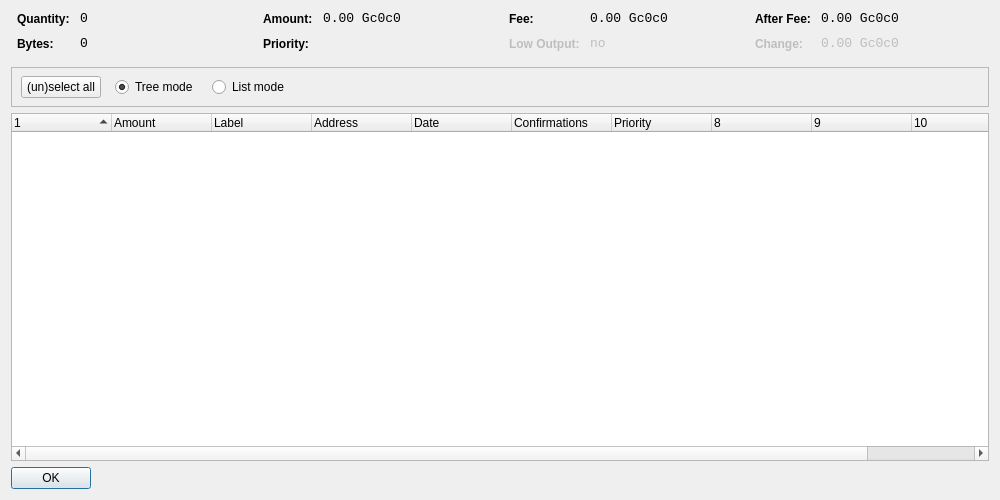
<?xml version="1.0" encoding="UTF-8"?>
<ui version="4.0">
 <class>CoinControlDialog</class>
 <widget class="QDialog" name="CoinControlDialog">
  <property name="geometry">
   <rect>
    <x>0</x>
    <y>0</y>
    <width>1000</width>
    <height>500</height>
   </rect>
  </property>
  <property name="windowTitle">
   <string>Coin Control</string>
  </property>
  <layout class="QVBoxLayout" name="verticalLayout">
   <item>
    <layout class="QHBoxLayout" name="horizontalLayoutTop" stretch="0,0,0,0">
     <property name="topMargin">
      <number>0</number>
     </property>
     <property name="bottomMargin">
      <number>10</number>
     </property>
     <item>
      <layout class="QFormLayout" name="formLayoutCoinControl1">
       <property name="horizontalSpacing">
        <number>10</number>
       </property>
       <property name="verticalSpacing">
        <number>10</number>
       </property>
       <property name="leftMargin">
        <number>6</number>
       </property>
       <property name="rightMargin">
        <number>6</number>
       </property>
       <item row="0" column="0">
        <widget class="QLabel" name="labelCoinControlQuantityText">
         <property name="styleSheet">
          <string notr="true">font-weight:bold;</string>
         </property>
         <property name="text">
          <string>Quantity:</string>
         </property>
        </widget>
       </item>
       <item row="0" column="1">
        <widget class="QLabel" name="labelCoinControlQuantity">
         <property name="font">
          <font>
           <family>Monospace</family>
           <pointsize>10</pointsize>
          </font>
         </property>
         <property name="cursor">
          <cursorShape>IBeamCursor</cursorShape>
         </property>
         <property name="contextMenuPolicy">
          <enum>Qt::ActionsContextMenu</enum>
         </property>
         <property name="text">
          <string notr="true">0</string>
         </property>
         <property name="textInteractionFlags">
          <set>Qt::LinksAccessibleByMouse|Qt::TextSelectableByKeyboard|Qt::TextSelectableByMouse</set>
         </property>
        </widget>
       </item>
       <item row="1" column="0">
        <widget class="QLabel" name="labelCoinControlBytesText">
         <property name="styleSheet">
          <string notr="true">font-weight:bold;</string>
         </property>
         <property name="text">
          <string>Bytes:</string>
         </property>
        </widget>
       </item>
       <item row="1" column="1">
        <widget class="QLabel" name="labelCoinControlBytes">
         <property name="font">
          <font>
           <family>Monospace</family>
           <pointsize>10</pointsize>
          </font>
         </property>
         <property name="cursor">
          <cursorShape>IBeamCursor</cursorShape>
         </property>
         <property name="contextMenuPolicy">
          <enum>Qt::ActionsContextMenu</enum>
         </property>
         <property name="text">
          <string notr="true">0</string>
         </property>
         <property name="textInteractionFlags">
          <set>Qt::LinksAccessibleByMouse|Qt::TextSelectableByKeyboard|Qt::TextSelectableByMouse</set>
         </property>
        </widget>
       </item>
      </layout>
     </item>
     <item>
      <layout class="QFormLayout" name="formLayoutCoinControl2">
       <property name="horizontalSpacing">
        <number>10</number>
       </property>
       <property name="verticalSpacing">
        <number>10</number>
       </property>
       <property name="leftMargin">
        <number>6</number>
       </property>
       <property name="rightMargin">
        <number>6</number>
       </property>
       <item row="0" column="0">
        <widget class="QLabel" name="labelCoinControlAmountText">
         <property name="styleSheet">
          <string notr="true">font-weight:bold;</string>
         </property>
         <property name="text">
          <string>Amount:</string>
         </property>
        </widget>
       </item>
       <item row="0" column="1">
        <widget class="QLabel" name="labelCoinControlAmount">
         <property name="font">
          <font>
           <family>Monospace</family>
           <pointsize>10</pointsize>
          </font>
         </property>
         <property name="cursor">
          <cursorShape>IBeamCursor</cursorShape>
         </property>
         <property name="contextMenuPolicy">
          <enum>Qt::ActionsContextMenu</enum>
         </property>
         <property name="text">
          <string notr="true">0.00 Gc0c0</string>
         </property>
         <property name="textInteractionFlags">
          <set>Qt::LinksAccessibleByMouse|Qt::TextSelectableByKeyboard|Qt::TextSelectableByMouse</set>
         </property>
        </widget>
       </item>
       <item row="1" column="0">
        <widget class="QLabel" name="labelCoinControlPriorityText">
         <property name="styleSheet">
          <string notr="true">font-weight:bold;</string>
         </property>
         <property name="text">
          <string>Priority:</string>
         </property>
        </widget>
       </item>
       <item row="1" column="1">
        <widget class="QLabel" name="labelCoinControlPriority">
         <property name="font">
          <font>
           <family>Monospace</family>
           <pointsize>10</pointsize>
          </font>
         </property>
         <property name="cursor">
          <cursorShape>IBeamCursor</cursorShape>
         </property>
         <property name="contextMenuPolicy">
          <enum>Qt::ActionsContextMenu</enum>
         </property>
         <property name="text">
          <string/>
         </property>
         <property name="textInteractionFlags">
          <set>Qt::LinksAccessibleByMouse|Qt::TextSelectableByKeyboard|Qt::TextSelectableByMouse</set>
         </property>
        </widget>
       </item>
      </layout>
     </item>
     <item>
      <layout class="QFormLayout" name="formLayoutCoinControl3">
       <property name="horizontalSpacing">
        <number>10</number>
       </property>
       <property name="verticalSpacing">
        <number>10</number>
       </property>
       <property name="leftMargin">
        <number>6</number>
       </property>
       <property name="rightMargin">
        <number>6</number>
       </property>
       <item row="0" column="0">
        <widget class="QLabel" name="labelCoinControlFeeText">
         <property name="styleSheet">
          <string notr="true">font-weight:bold;</string>
         </property>
         <property name="text">
          <string>Fee:</string>
         </property>
        </widget>
       </item>
       <item row="0" column="1">
        <widget class="QLabel" name="labelCoinControlFee">
         <property name="font">
          <font>
           <family>Monospace</family>
           <pointsize>10</pointsize>
          </font>
         </property>
         <property name="cursor">
          <cursorShape>IBeamCursor</cursorShape>
         </property>
         <property name="contextMenuPolicy">
          <enum>Qt::ActionsContextMenu</enum>
         </property>
         <property name="text">
          <string notr="true">0.00 Gc0c0</string>
         </property>
         <property name="textInteractionFlags">
          <set>Qt::LinksAccessibleByMouse|Qt::TextSelectableByKeyboard|Qt::TextSelectableByMouse</set>
         </property>
        </widget>
       </item>
       <item row="1" column="0">
        <widget class="QLabel" name="labelCoinControlLowOutputText">
         <property name="enabled">
          <bool>false</bool>
         </property>
         <property name="styleSheet">
          <string notr="true">font-weight:bold;</string>
         </property>
         <property name="text">
          <string>Low Output:</string>
         </property>
        </widget>
       </item>
       <item row="1" column="1">
        <widget class="QLabel" name="labelCoinControlLowOutput">
         <property name="enabled">
          <bool>false</bool>
         </property>
         <property name="font">
          <font>
           <family>Monospace</family>
           <pointsize>10</pointsize>
          </font>
         </property>
         <property name="cursor">
          <cursorShape>IBeamCursor</cursorShape>
         </property>
         <property name="contextMenuPolicy">
          <enum>Qt::ActionsContextMenu</enum>
         </property>
         <property name="text">
          <string notr="true">no</string>
         </property>
         <property name="textInteractionFlags">
          <set>Qt::LinksAccessibleByMouse|Qt::TextSelectableByKeyboard|Qt::TextSelectableByMouse</set>
         </property>
        </widget>
       </item>
      </layout>
     </item>
     <item>
      <layout class="QFormLayout" name="formLayoutCoinControl4">
       <property name="horizontalSpacing">
        <number>10</number>
       </property>
       <property name="verticalSpacing">
        <number>10</number>
       </property>
       <property name="leftMargin">
        <number>6</number>
       </property>
       <property name="rightMargin">
        <number>6</number>
       </property>
       <item row="0" column="0">
        <widget class="QLabel" name="labelCoinControlAfterFeeText">
         <property name="styleSheet">
          <string notr="true">font-weight:bold;</string>
         </property>
         <property name="text">
          <string>After Fee:</string>
         </property>
        </widget>
       </item>
       <item row="0" column="1">
        <widget class="QLabel" name="labelCoinControlAfterFee">
         <property name="font">
          <font>
           <family>Monospace</family>
           <pointsize>10</pointsize>
          </font>
         </property>
         <property name="cursor">
          <cursorShape>IBeamCursor</cursorShape>
         </property>
         <property name="contextMenuPolicy">
          <enum>Qt::ActionsContextMenu</enum>
         </property>
         <property name="text">
          <string notr="true">0.00 Gc0c0</string>
         </property>
         <property name="textInteractionFlags">
          <set>Qt::LinksAccessibleByMouse|Qt::TextSelectableByKeyboard|Qt::TextSelectableByMouse</set>
         </property>
        </widget>
       </item>
       <item row="1" column="0">
        <widget class="QLabel" name="labelCoinControlChangeText">
         <property name="enabled">
          <bool>false</bool>
         </property>
         <property name="styleSheet">
          <string notr="true">font-weight:bold;</string>
         </property>
         <property name="text">
          <string>Change:</string>
         </property>
        </widget>
       </item>
       <item row="1" column="1">
        <widget class="QLabel" name="labelCoinControlChange">
         <property name="enabled">
          <bool>false</bool>
         </property>
         <property name="font">
          <font>
           <family>Monospace</family>
           <pointsize>10</pointsize>
          </font>
         </property>
         <property name="cursor">
          <cursorShape>IBeamCursor</cursorShape>
         </property>
         <property name="contextMenuPolicy">
          <enum>Qt::ActionsContextMenu</enum>
         </property>
         <property name="text">
          <string notr="true">0.00 Gc0c0</string>
         </property>
         <property name="textInteractionFlags">
          <set>Qt::LinksAccessibleByMouse|Qt::TextSelectableByKeyboard|Qt::TextSelectableByMouse</set>
         </property>
        </widget>
       </item>
      </layout>
     </item>
    </layout>
   </item>
   <item>
    <widget class="QFrame" name="frame">
     <property name="minimumSize">
      <size>
       <width>0</width>
       <height>40</height>
      </size>
     </property>
     <property name="frameShape">
      <enum>QFrame::StyledPanel</enum>
     </property>
     <property name="frameShadow">
      <enum>QFrame::Sunken</enum>
     </property>
     <widget class="QWidget" name="horizontalLayoutWidget">
      <property name="geometry">
       <rect>
        <x>10</x>
        <y>0</y>
        <width>781</width>
        <height>41</height>
       </rect>
      </property>
      <layout class="QHBoxLayout" name="horizontalLayoutPanel" stretch="0,0,0,0,0">
       <property name="spacing">
        <number>14</number>
       </property>
       <item>
        <widget class="QPushButton" name="pushButtonSelectAll">
         <property name="sizePolicy">
          <sizepolicy hsizetype="Maximum" vsizetype="Fixed">
           <horstretch>0</horstretch>
           <verstretch>0</verstretch>
          </sizepolicy>
         </property>
         <property name="text">
          <string>(un)select all</string>
         </property>
        </widget>
       </item>
       <item>
        <widget class="QRadioButton" name="radioTreeMode">
         <property name="sizePolicy">
          <sizepolicy hsizetype="Maximum" vsizetype="Fixed">
           <horstretch>0</horstretch>
           <verstretch>0</verstretch>
          </sizepolicy>
         </property>
         <property name="text">
          <string>Tree mode</string>
         </property>
         <property name="checked">
          <bool>true</bool>
         </property>
        </widget>
       </item>
       <item>
        <widget class="QRadioButton" name="radioListMode">
         <property name="sizePolicy">
          <sizepolicy hsizetype="Maximum" vsizetype="Fixed">
           <horstretch>0</horstretch>
           <verstretch>0</verstretch>
          </sizepolicy>
         </property>
         <property name="text">
          <string>List mode</string>
         </property>
        </widget>
       </item>
       <item>
        <spacer name="horizontalSpacer">
         <property name="orientation">
          <enum>Qt::Horizontal</enum>
         </property>
         <property name="sizeHint" stdset="0">
          <size>
           <width>40</width>
           <height>20</height>
          </size>
         </property>
        </spacer>
       </item>
      </layout>
     </widget>
    </widget>
   </item>
   <item>
    <widget class="CoinControlTreeWidget" name="treeWidget">
     <property name="contextMenuPolicy">
      <enum>Qt::CustomContextMenu</enum>
     </property>
     <property name="sortingEnabled">
      <bool>false</bool>
     </property>
     <property name="columnCount">
      <number>11</number>
     </property>
     <attribute name="headerShowSortIndicator" stdset="0">
      <bool>true</bool>
     </attribute>
     <attribute name="headerStretchLastSection">
      <bool>false</bool>
     </attribute>
     <column>
      <property name="text">
       <string/>
      </property>
     </column>
     <column>
      <property name="text">
       <string>Amount</string>
      </property>
     </column>
     <column>
      <property name="text">
       <string>Label</string>
      </property>
     </column>
     <column>
      <property name="text">
       <string>Address</string>
      </property>
     </column>
     <column>
      <property name="text">
       <string>Date</string>
      </property>
     </column>
     <column>
      <property name="text">
       <string>Confirmations</string>
      </property>
      <property name="toolTip">
       <string>Confirmed</string>
      </property>
     </column>
     <column>
      <property name="text">
       <string>Priority</string>
      </property>
     </column>
     <column>
      <property name="text">
       <string/>
      </property>
     </column>
     <column>
      <property name="text">
       <string/>
      </property>
     </column>
     <column>
      <property name="text">
       <string/>
      </property>
     </column>
     <column>
      <property name="text">
       <string/>
      </property>
     </column>
    </widget>
   </item>
   <item>
    <widget class="QDialogButtonBox" name="buttonBox">
     <property name="sizePolicy">
      <sizepolicy hsizetype="Maximum" vsizetype="Fixed">
       <horstretch>0</horstretch>
       <verstretch>0</verstretch>
      </sizepolicy>
     </property>
     <property name="orientation">
      <enum>Qt::Horizontal</enum>
     </property>
     <property name="standardButtons">
      <set>QDialogButtonBox::Ok</set>
     </property>
    </widget>
   </item>
  </layout>
 </widget>
 <customwidgets>
  <customwidget>
   <class>CoinControlTreeWidget</class>
   <extends>QTreeWidget</extends>
   <header>coincontroltreewidget.h</header>
  </customwidget>
 </customwidgets>
 <resources/>
 <connections/>
</ui>
